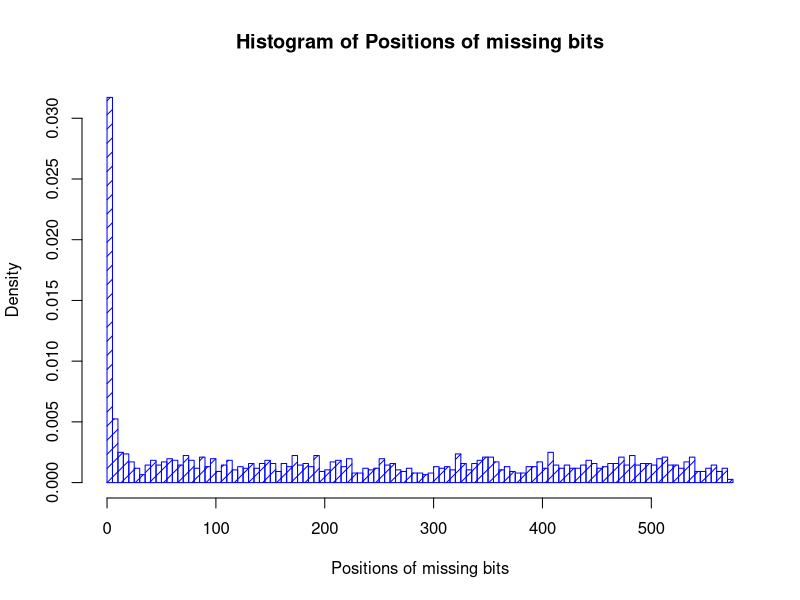

The R source for this figure:
#Set working directory
setwd('~/Desktop/paper-1/data')

#Read in the data
missing_pos = read.table('MISSED.txt', header=T)

attach(missing_pos)
hist(missing_pos$positions, breaks = 100, freq = FALSE, right = TRUE, density = 10, angle = 45, col = 'BLUE', border = NULL, main = paste("Histogram of Positions of missing bits"), xlab = "Positions of missing bits")
